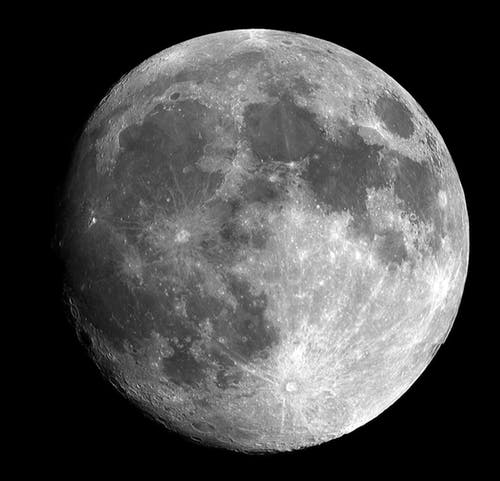
#> input picture Asgn 1/images.jpeg, 500 x 481 px
$ jupyter execute cv_asgn1.ipynb
#> lines starting #> are read from the running program, lines starting #| are printed output that depends on the picture; after the words box and inside, x2 and y2 are one past the last pixel; in counts of white or black regions, pixels touching at a corner belong together
[cell 1]
import numpy as np
from matplotlib import pyplot as plt
import cv2
img=cv2.imread("images.jpeg")
#> img is the input picture: shape (481, 500, 3); min 0, max 255, mean 75.8
original=img.copy()
print("dimensions of image=",img.shape)
#| dimensions of image= (481, 500, 3)
plt.imshow(img)
plt.show

[cell 2]
##converting image to grayscale image
gray = cv2.cvtColor(img, cv2.COLOR_BGR2GRAY)
plt.imshow(gray)
plt.show

[cell 3]
##Finding the pixels having value 6 in original image
print("Indexes of pixels bearing value 6 in original image")
for i in range(0,img.shape[0]):
    for j in range(0,img.shape[1]):
        for k in range(0,img.shape[2]):
            if(img[i][j][k]==6):
                print(i,",",j,",",k)

[cell 4]
##Finding the pixels having value 6 in grayscale image
print("grayscale image shape=",gray.shape)
print("Indexes of pixels bearing value 6 in grayscale image")
for i in range(0,gray.shape[0]):
    for j in range(0,gray.shape[1]):
            if(gray[i][j]==6):
                print(i,",",j)

[cell 5]
##Finding the darkest spot in image
(minval,maxval,minloc,maxloc)=cv2.minMaxLoc(gray)
#> minval = 0; maxval = 255; minloc = (0, 0); maxloc = (243, 30)
cv2.circle(img,minloc,20,(255,0,0),2)
#> img: shape (481, 500, 3); 0.04% of pixels changed, all inside (x1, y1, x2, y2) = (0, 0, 22, 22)
plt.imshow(img)
cv2.circle(gray,minloc,20,(255,0,0),2)
#> gray: shape (481, 500); min 0, max 255, mean 75.9
print("location with darkest pixel in original image and grayscale image =",minloc)

[cell 6]
##editing the 30*30 range into white
for i in range(0,30):
    for j in range(0,30):
        for k in range(0,3):
            img[i][j][k]=255
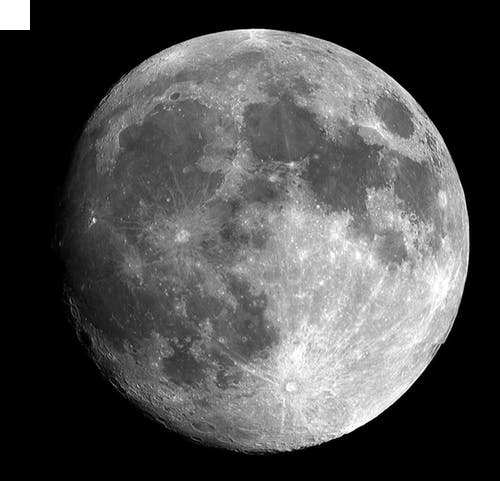
#> img: shape (481, 500, 3); min 0, max 255, mean 76.8
plt.imshow(img)

[cell 7]
##drawing gray square with pixel 100 at the middle of square
img=original.copy()
startpoint=((img.shape[0]+1)//2,img.shape[1]//2)
#> startpoint = (241, 250)
endpoint=((img.shape[0]+1)//2,img.shape[1]//2)
#> endpoint = (241, 250)
print(startpoint,endpoint)
cv2.rectangle(img, startpoint, endpoint, (211, 211, 211), 100)
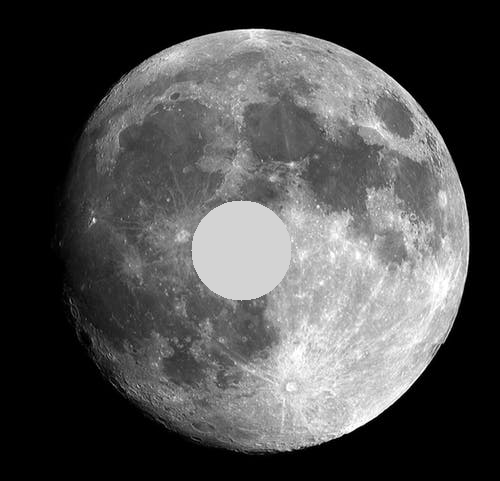
#> img: shape (481, 500, 3); 3.26% of pixels changed, all inside (x1, y1, x2, y2) = (191, 200, 292, 301)
plt.imshow(img)

[cell 8]
##calculating average RGB value
img=original.copy()
plt.imshow(img)
temp=np.mean(img,axis=0)
#> temp = 500 rows, first 8: [0, 0, 0], [0, 0, 0], [0, 0, 0], [0, 0, 0], [0, 0, 0], [0, 0, 0], [0, 0, 0], [0, 0, 0]
avgrgb=np.mean(temp,axis=0)
#> avgrgb = [75.8, 75.8, 75.8]
print("The average RGB value is",avgrgb)
##subtracting the average RGB from its corresponding channel
img=img-avgrgb
print("image after subtracting")
plt.imshow(img)
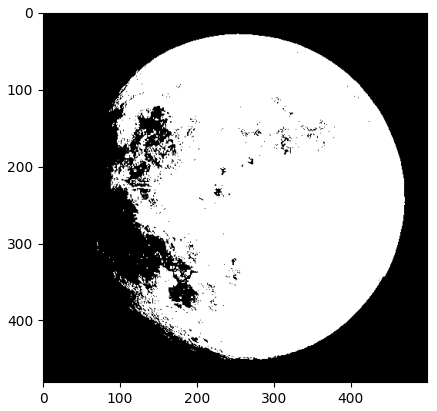
#> figure drawn by matplotlib, 1 panel

[cell 9]
img=original.copy()
(h,w)=(img.shape[0],img.shape[1])
#> h = 481; w = 500
M = cv2.getRotationMatrix2D((w/2,h/2), 30, 1.0)
rotated90 = cv2.warpAffine(img, M, (h, w))
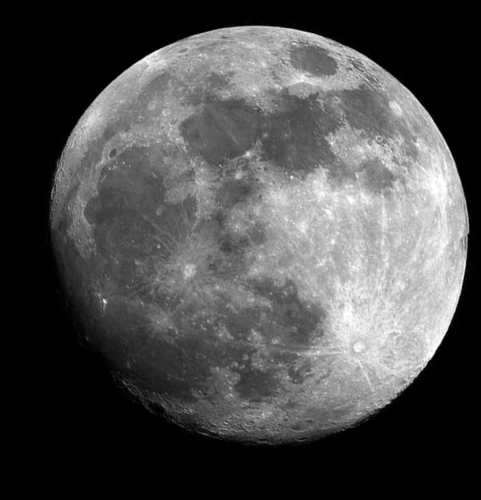
#> rotated90: shape (500, 481, 3); min 0, max 255, mean 75.8
##rotating image by 30 degrees anticlockwise
plt.imshow(rotated90)

[cell 10]
##compare above with the original image below
plt.imshow(original)

[cell 11]
##upscaling by a factor of 2
img=original
mwidth=int(img.shape[1]*200/100)
#> mwidth = 1000
mheight=int(img.shape[0]*200/100)
#> mheight = 962
modified_shape=(mwidth,mheight)
#> modified_shape = (1000, 962)
resized=cv2.resize(img,modified_shape,interpolation=cv2.INTER_AREA)
plt.imshow(resized)
print(resized.shape)

[cell 12]
##shifting image 0,0 to 10,10
img[10][10]=img[0][0]
plt.imshow(img)

##applying canny edge detector
edges=cv2.Canny(img,100,200)
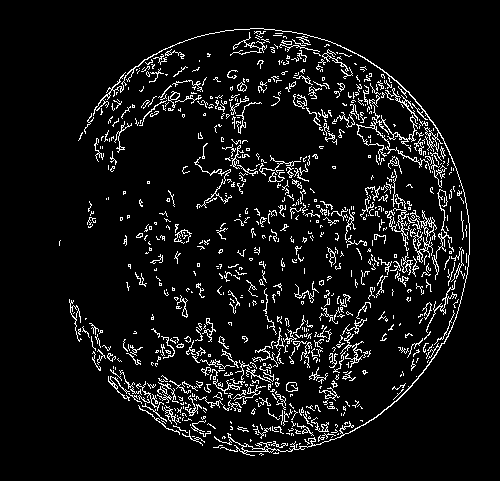
#> edges: shape (481, 500); 7.2% white in thin lines or dots, all inside (x1, y1, x2, y2) = (59, 28, 470, 456)
plt.subplot(121),plt.imshow(img,cmap='gray')
plt.title('original Image')
plt.subplot(122),plt.imshow(edges,cmap='gray')
plt.title('Edge Image')

plt.show()
